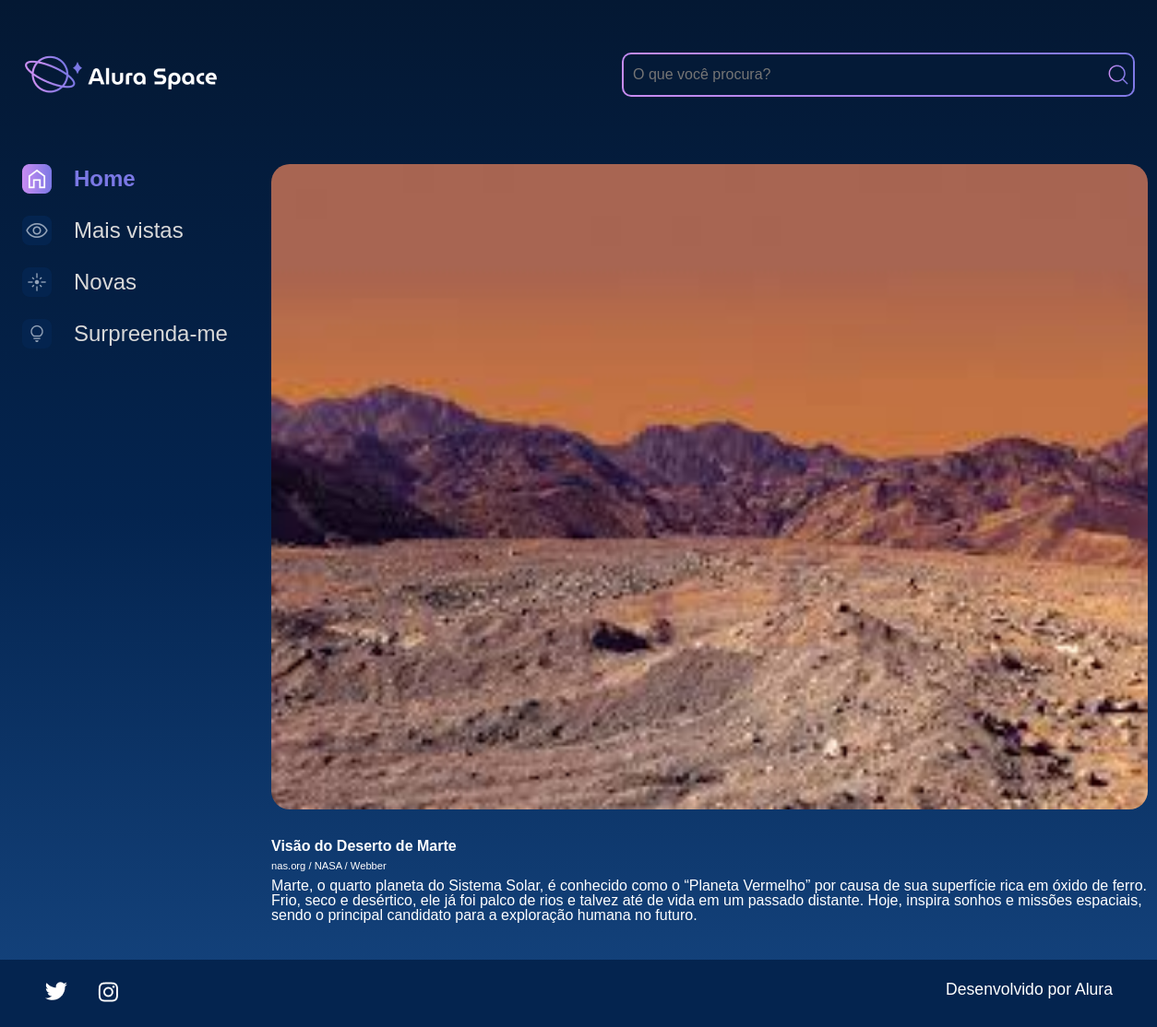
Page /imagem/7 on the committed database.
### galeria/models.py (models this page shows, shortened)
class Fotografia(models.Model):
    OPCOES_CATEGORIA = [("NEBULOSA", "Nebulosa"),
                       ("ESTRELA", "Estrela"),
                       ("GALAXIA", "Galaxia"),
                       ("PLANETA", "Planeta"),
    ]
    nome = models.CharField(max_length=100, null = False, blank = False)
    legenda = models.CharField(max_length=100, null = False, blank = False)
    categorias = models.CharField(max_length=100, choices=OPCOES_CATEGORIA, default='')
    descricao = models.TextField(null = False, blank = False)
    foto = models.ImageField(upload_to="fotos/%Y/%m/%d/", blank=True)
    publica = models.BooleanField(default=False)
    data_fotografia = models.DateTimeField(default=datetime.now, blank=False)

### galeria/views.py (the view)
# urls.py: path('imagem/<int:foto_id>', imagem, name='imagem'),
def imagem(request, foto_id):
    fotografia = get_object_or_404(Fotografia, pk=foto_id)
    return render(request, 'galeria/imagem.html', {"fotografia": fotografia})

### templates/galeria/imagem.html (shortened to what this page needs)
{% extends 'galeria/base.html' %}
{%load static%}
{% block content %}
<body>
    <div class="pagina-inicial">
        <header class="cabecalho">
            <img src="{% static '/assets/logo/Logo(2).png' %}" alt="Logo da Alura Space" />
            <div class="cabecalho__busca">
                <div class="busca__fundo">
                    <input class="busca__input" type="text" placeholder="O que você procura?">
                    <img class="busca__icone" src="{% static '/assets/ícones/1x/search.png' %}" alt="ícone de search">
                </div>
            </div>
        </header>
        <main class="principal">
            <section class="menu-lateral">
                <nav class="menu-lateral__navegacao">
                    <a href="{%url 'index'%}"><img src="{% static '/assets/ícones/1x/Home - ativo.png' %}"> Home</a>
                    <a href="#"><img src="{% static '/assets/ícones/1x/Mais vistas - inativo.png' %}"> Mais vistas</a>
                    <a href="#"><img src="{% static '/assets/ícones/1x/Novas - inativo.png' %}"> Novas</a>
                    <a href="#"><img src="{% static '/assets/ícones/1x/Surpreenda-me - inativo.png' %}">
                        Surpreenda-me</a>
                </nav>
            </section>
            <section class="conteudo">
                <section class="imagem">
                    <div class="imagem__conteudo">
                        {% if fotografia.foto != "" or fotografia.foto != null%}
                                    <img class="imagem__imagem" src="{{fotografia.foto.url}}">
                                    {% else %}
                                    <img class="card__imagem"
                                        src="{%static 'media/fotos/2025/07/29/Modal.png'%}" alt="foto genérica">
                                    {% endif %}
                        <div class="imagem__info">
                            <div class="imagem__texto">
                                <p class="imagem__titulo">{{fotografia.nome}}</p>
                                <p class="imagem__descricao">{{fotografia.legenda}}</p>
                                <p class="imagem__texto">{{fotografia.descricao}}</p>
                            </div>
                        </div>
                    </div>
                </section>
            </section>
        </main>
    </div>
    {%endblock%}

### setup/static/styles/style.css (style rules this page uses)
html, body, div, span, applet, object, iframe, h1, h2, h3, h4, h5, h6, p, blockquote, pre, a, abbr, acronym, address, big, cite, code, del, dfn, em, img, ins, kbd, q, s, samp, small, strike, strong, sub, sup, tt, var, b, u, i, center, dl, dt, dd, ol, ul, li, fieldset, form, label, legend, table, caption, tbody, tfoot, thead, tr, th, td, article, aside, canvas, details, embed, figure, figcaption, footer, header, hgroup, menu, nav, output, ruby, section, summary, time, mark, audio, video { margin: 0; padding: 0; border: 0; font-size: 100%; font: inherit; vertical-align: baseline; }
article, aside, details, figcaption, figure, footer, header, hgroup, menu, nav, section { display: block; }
body { line-height: 1; font-family: 'Space Grotesk', sans-serif; min-height: 100vh; background: linear-gradient(#041833,#04244F,#154580); background-repeat: no-repeat; background-position: center; background-size: cover; }
.cabecalho { align-items: center; display: flex; justify-content: space-between; margin: 1.5rem 0 4rem 0; }
.cabecalho__busca { align-items: center; border-radius: 10px; background: linear-gradient(45deg, #C98CF1,#7B78E5); display: flex; height: auto; justify-content: space-between; padding: 2px; width: auto; }
.busca__fundo { align-items: center; background-color: #041A37; border-radius: 8px; display: flex; margin: 0 auto; width: 100%; }
.busca__input { align-items: center; background-color: transparent; border: none; font-size: 1rem; height: 24px; padding: 10px; width: 500px; }
.busca__icone { cursor: pointer; width: 2rem; height: 2rem; }
.imagem { display: flex; justify-content: center; align-items: center; }
.imagem__conteudo { background-color: transparent; display: flex; flex-direction: column; border-radius: 20px 20px 0 0; width: 950px; }
.imagem__imagem { width: 100%; border-radius: 20px; }
.imagem__info { font-size: 1.2rem; display: flex; justify-content: space-between; align-items: center; margin-bottom: 1rem; margin-top: 1rem; }
.imagem__texto { display: flex; flex-direction: column; justify-content: space-between; color: #FFFFFF; margin-top: 0.5rem; }
.imagem__titulo { font-weight: bold; line-height: 2rem; color: #FFFFFF; }
.imagem__texto { font-size: 1rem; }
.imagem__descricao { font-size: 0.7rem; }
.menu-lateral { padding-right: 1.5rem; box-sizing: border-box; min-width: 270px; }
.menu-lateral__navegacao { display: flex; flex-direction: column; }
.menu-lateral__navegacao a { font-family: 'Space Grotesk', sans-serif; align-items: center; display: flex; margin-bottom: 1.5rem; text-decoration: none; color: #D9D9D9; font-size: 24px; }
.menu-lateral__navegacao a:first-child { font-weight: bold; color: #7B78E5; }
.menu-lateral__navegacao img { margin-right: 1.5rem; }
.pagina-inicial { max-width: 1440px; padding: 1.5rem; margin: 0 auto; }
.principal { display: flex; justify-content: space-between; }

### rows in the picture
Fotografia: foto (picture), nome "Visão do Deserto de Marte", legenda "nas.org / NASA / Webber", descricao "Marte, o quarto planeta do Sistema Solar, é conhecido como o “Planeta Vermelho” por causa de sua superfície rica em óxido de ferro. Frio, seco e desértico, ele já foi palco de rios e talvez até de vida em um passado distante. Hoje, inspira sonhos e missões espaciais, sendo o principal candidato para a exploração humana no futuro."
